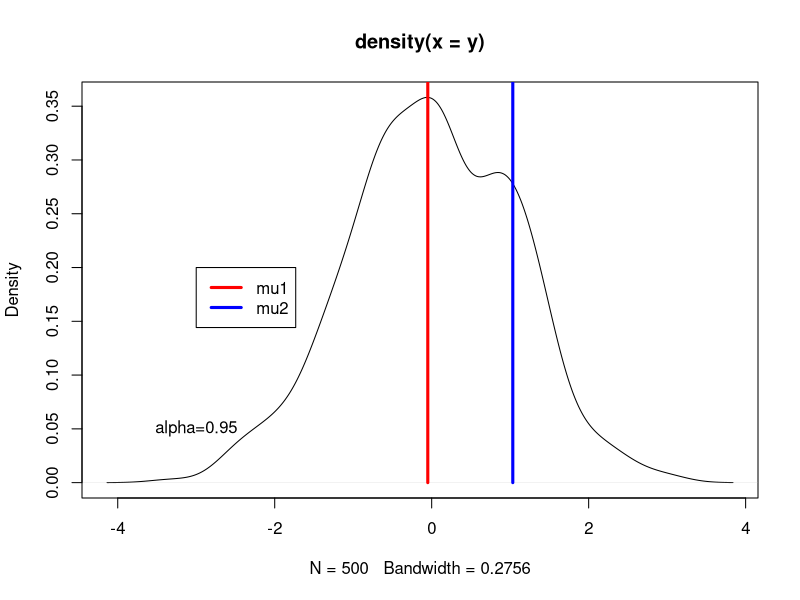

Write R code to recreate this figure.
y = rnorm(500,mean=rep(c(0,0.05),each=250))
mu1 = 0
mu2 = 3
alpha=0.75
m = length(y)

for(i in 1:10){
  # estep
  z = (alpha*dnorm(y,mean=mu1))/(alpha*dnorm(y,mean=mu1) + (1-alpha)*dnorm(y,mean=mu2))
  # mstep
  alpha = mean(z)
  mu1 = sum(y*z)/sum(z)
  mu2 = sum(y*(1-z))/(m-sum(z))
}

plot(density(y))
lines(rep(mu1,100),seq(0,1000,length=100),lwd=3,col="red")
lines(rep(mu2,100),seq(0,1000,length=100),lwd=3,col="blue")
text(-3,0.05,paste0("alpha=",round(alpha,2)))

legend(-3,0.2,lwd=rep(3,2),col=c('red','blue'),legend=c("mu1","mu2"))